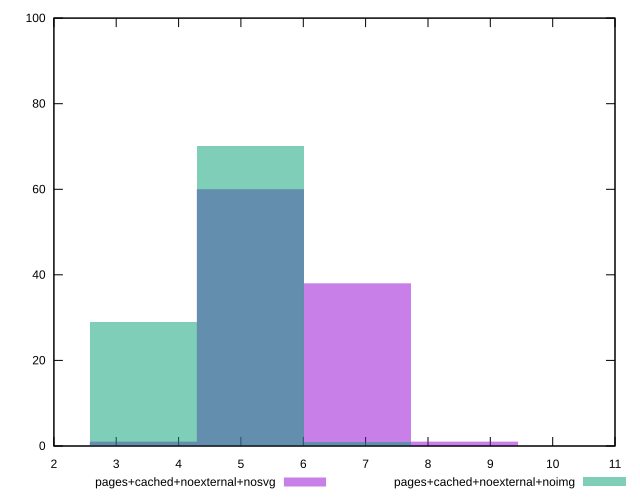

Write gnuplot code to recreate this figure.
reset
set terminal svg size 640, 500 enhanced background rgb 'white'
set output "reprap/network-server-latency/comparison/histogram/7_vs_8.svg"

$pagesCachedNoexternalNosvg <<EOF
6.86846675857383 38
5.151350068930372 60
3.434233379286915 1
8.585583448217287 1
EOF

$pagesCachedNoexternalNoimg <<EOF
5.151350068930372 70
3.434233379286915 29
6.86846675857383 1
EOF

set key outside below
set boxwidth 1.7171166896434575
set yrange [0:100]
set style fill transparent solid 0.5 noborder

plot \
  $pagesCachedNoexternalNosvg title "pages+cached+noexternal+nosvg" with boxes, \
  $pagesCachedNoexternalNoimg title "pages+cached+noexternal+noimg" with boxes, \


reset
